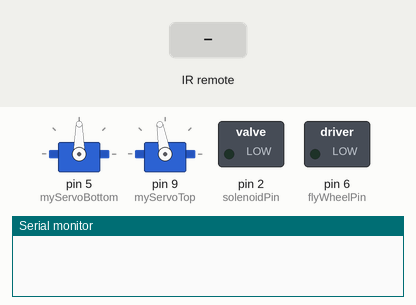
Simulated run of this sketch. Board: Arduino Uno, built with avr-gcc and run on an emulated ATmega328P. Parts: 2 × servo, switched loads named in the sketch (green lamp = pin HIGH), the last lines printed to the serial monitor. The test bench sets the inputs (shaded band).

Above: at 1.2 s.
1.3 s: infrared code 0xBF40FF00 received
At 2.0 s:
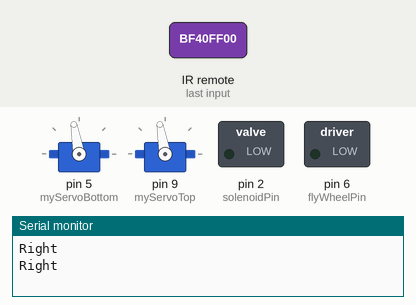
2.8 s: infrared code 0xBC43FF00 received
At 3.4 s:
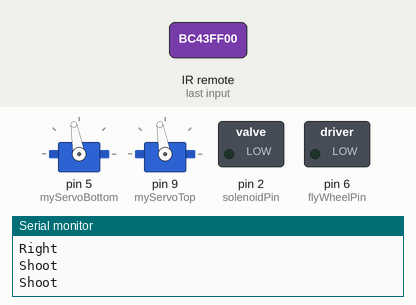
4.4 s: infrared code 0xE718FF00 received
At 4.8 s:
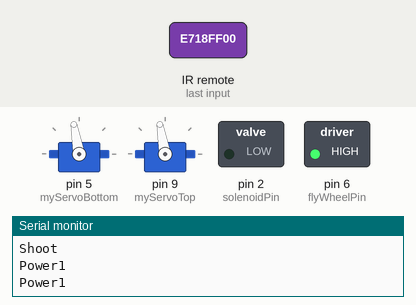
5.9 s: infrared code 0xBB44FF00 received
At 6.6 s:
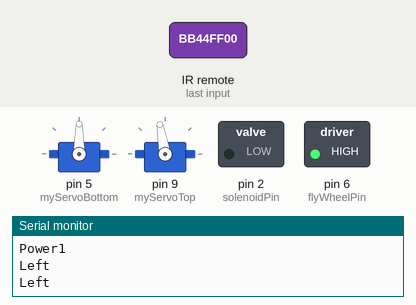
7.4 s: infrared code 0xEA15FF00 received
At 8.0 s:
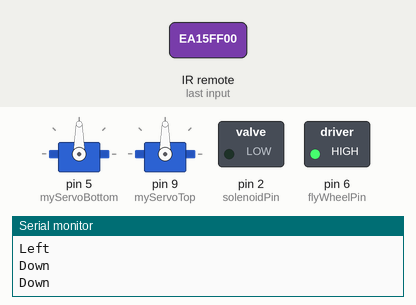
8.9 s: infrared code 0xF30CFF00 received
At 9.4 s:
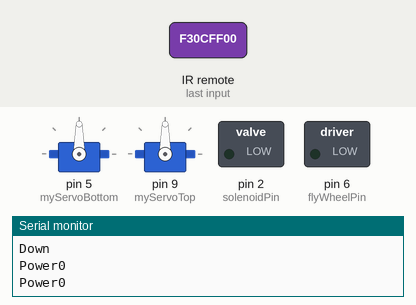
Timing chart, 0 to 11.4 s (numbered marks = the images above; inputs shaded):
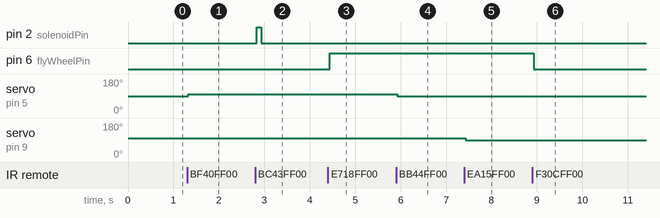

The sketch:

IRTurret.ino
```cpp
#include <IRremote.h>  //including infrared remote header file
#include <Servo.h>

Servo myServoBottom;
Servo myServoTop;
IRrecv IR(3);

const int solenoidPin = 2;
const int flyWheelPin = 6;

// these two values are the servo positions.
int bottomPos = 90;
int topPos = 100;

int flyWheelPower = 0;
String buttonInput = "";
boolean toggle = true;

void setup() {
  myServoBottom.attach(5);
  myServoTop.attach(9);

  IR.enableIRIn();

  pinMode(solenoidPin, OUTPUT);
  pinMode(flyWheelPin, OUTPUT);


  Serial.begin(9600);


}

void DecodeIRSignal() {
  if (IR.decode()) { // returns true if received signal.
    //Serial.println(IR.decodedIRData.decodedRawData, HEX);
    switch (IR.decodedIRData.decodedRawData) {
      case 0xBA45FF00:
        buttonInput = "Safety";
        break;
      case 0xBB44FF00:
        buttonInput = "Left";
        break;
      case 0xBF40FF00:
        buttonInput = "Right";
        break;
      case 0xBC43FF00:
        buttonInput = "Shoot";
        break ;
      case 0xF807FF00:
        buttonInput = "Up";
        break;
      case 0xE718FF00:
        buttonInput = "Power1";
        break;
      case 0xA15EFF00:
        buttonInput = "Power2" ;
        break;
      case 0xEA15FF00:
        buttonInput = "Down";
        break;
      case 0xF30CFF00:
        buttonInput = "Power0";
        break;
      case 0xF708FF00:
        buttonInput = "PowerMax";
        break;
      default:
        Serial.println("INVALID");
        break;
    }
    Serial.println(buttonInput);
    delay(20);
    IR.resume();
  }
}


void TopServoMovement() {
  if ((buttonInput.equals("Up")) && (topPos < 115)) {
    topPos = topPos + 10;
  } else if ((buttonInput.equals("Down")) && (topPos > 70)) {
    topPos = topPos - 10;
  }
  myServoTop.write(topPos);


}

void BottomServoMovement() {
  if ((buttonInput.equals("Left")) && (bottomPos > 0)) {
    bottomPos = bottomPos - 10;
  } else if ((buttonInput.equals("Right")) && (bottomPos < 180)) {
    bottomPos = bottomPos + 10;
  }
  myServoBottom.write(bottomPos);

}

void flywheelControl() {
  if (buttonInput.equals("Power0")) {
    flyWheelPower = 0;
  } else if (buttonInput.equals("Power1")) {
    flyWheelPower = HIGH;
  } else if (buttonInput.equals("Power2")) {
    flyWheelPower = 200;
  } else if (buttonInput.equals("PowerMax")) {
    //flyWheelPower = 255;
  }
  DecodeIRSignal();
}

void solenoidControl() {
  if (buttonInput.equals("Shoot")) {
    digitalWrite(solenoidPin, HIGH);
    delay(100);
    digitalWrite(solenoidPin, LOW);
  }
}

void toggleSafety() {
  if (buttonInput.equals("Safety")) {
    Serial.println("SWITCH!");
    if (toggle) {
      toggle = false;
    } else if (!toggle) {
      toggle = true;
    }
  }
}

void loop() {
  DecodeIRSignal();
  //toggleSafety();
  //  if (!toggle) {
  //    analogWrite(flyWheelPin, flyWheelPower);
  //  } else {
  //    analogWrite(flyWheelPin, 0);
  //  }
  digitalWrite(flyWheelPin, flyWheelPower);
  flywheelControl();
  TopServoMovement();
  BottomServoMovement();
  solenoidControl();
  if (!(buttonInput.equals("reset"))) {
    Serial.println(buttonInput);
  }
  delay(10);
  buttonInput = "reset";

}
```

Measured:
- after the input at 1.3 s, servo on pin 5 (myServoBottom): 90° → 100° at once
- after the input at 2.8 s, pin 2 (solenoidPin): LOW → HIGH at once, → LOW 0.10 s later
- after the input at 4.4 s, pin 6 (flyWheelPin): LOW → HIGH at once
- after the input at 5.9 s, servo on pin 5 (myServoBottom): 100° → 90° at once
- after the input at 7.4 s, servo on pin 9 (myServoTop): 100° → 90° at once
- after the input at 8.9 s, pin 6 (flyWheelPin): HIGH → LOW at once
